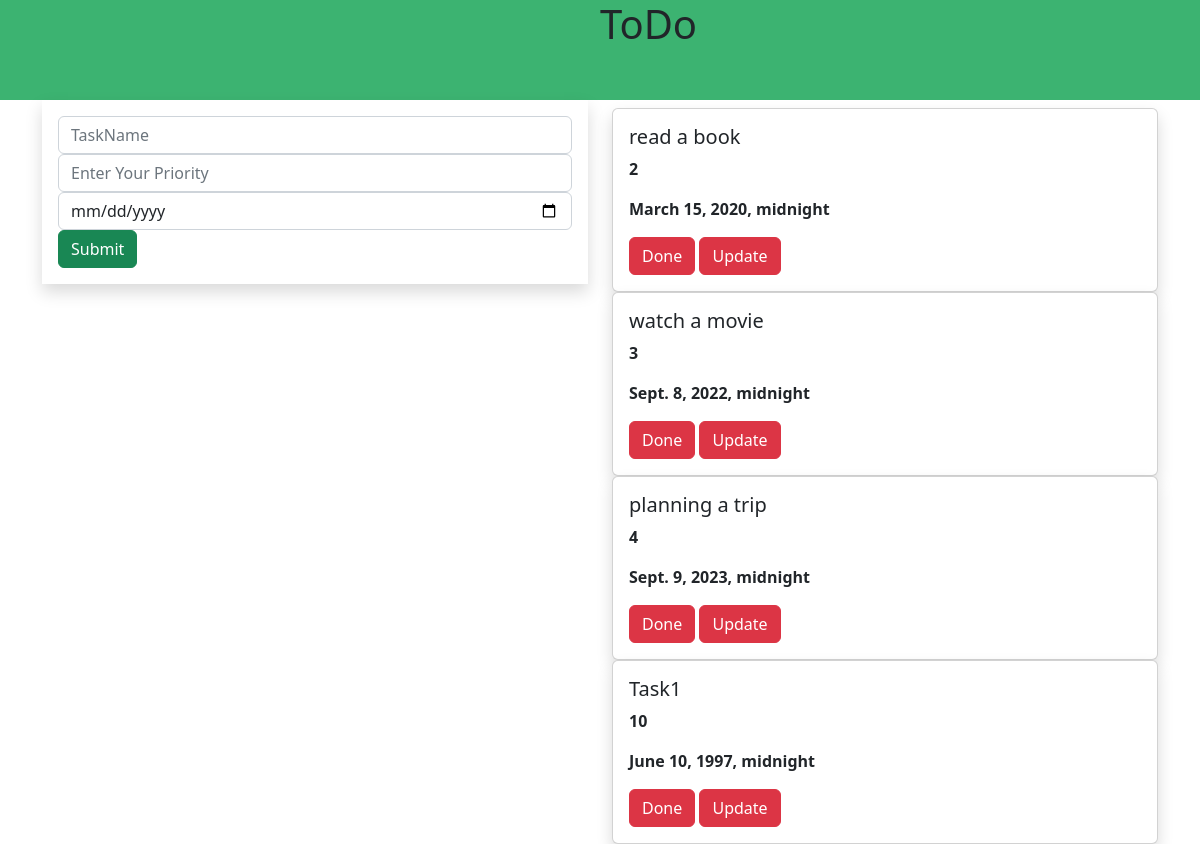
The page / on the database its author committed.
### todoapp/models.py (models this page shows, shortened)
class Task(models.Model):
    name = models.CharField(max_length=250)
    priority = models.IntegerField()
    date = models.DateTimeField()

### todoapp/views.py (the view)
# urls.py: path('', views.add, name='add'),
def add(request):
    task1 = Task.objects.all()
    if request.method == 'POST':
        name = request.POST.get('task', '')
        priority = request.POST.get('priority', '')
        date = request.POST.get('date', '')
        task = Task(name=name, priority=priority, date=date)
        task.save()
    return render(request, 'home.html', {'task1': task1})

### templates/home.html (shortened to what this page needs)
{% extends 'base.html' %}
{% block body %}
<div class="container-fluid>">
    <div class="row">
        <div class="col-md-12">
            <div class="banner">
                <div class="banner-text">
                    <h1>ToDo</h1>
                </div>
            </div>
        </div>
    </div>
</div>
<div class="container">
    <div class="row">
        <div class="col-md-6">
        <form method="POST" class="p-3 shadow">
            <div class="form-group">
                <input type="text" class="form-control" name="task" placeholder="TaskName">
            </div>
            <div class="form-group">
                <input type="text" class="form-control" name="priority" placeholder="Enter Your Priority">
            </div>
            <div class="form-group">
                <input type="date" class="form-control" name="date" placeholder="Enter Your Date">
            </div>
            <input type="Submit" class="btn btn-success">
        </form>
    </div>
        <div class="col-md-6">
            {% for i in task1 %}
            <div class="shadow card">
                <div class="card-body">
                    <h5 class="card-title">{{i.name}}</h5>
                    <p><b>{{i.priority}}</b></p>
                    <p><b>{{i.date}}</b></p>
                    <a class="btn btn-danger" href="{% url 'delete' i.id %}">Done</a>
                    <a class="btn btn-danger" href="{% url 'update' i.id %}">Update</a>
                </div>
            </div>
            {% endfor %}
        </div>
    </div>
</div>
{% endblock %}

### templates/base.html (shortened to what this page needs)
{% load static %}
<!DOCTYPE html>
<html lang="en">
<head>
     <link rel="stylesheet" href="https://cdn.jsdelivr.net/npm/bootstrap@5.2.3/dist/css/bootstrap.min.css">
     <link rel="stylesheet" href="{% static 'style.css' %}" />
</head>
<body>
{% block body %}
{% endblock %}
</body>
</html>

### static/style.css (style rules this page uses)
.banner { background-color: MediumSeaGreen; height: 100px; margin-button: 60px; }
.banner-text { top:50; left:50%; position:absolute; transform:transform; }

### rows shown on the page
Task: name "read a book", priority "2", date "March 15, 2020, midnight"
Task: name "watch a movie", priority "3", date "Sept. 8, 2022, midnight"
Task: name "planning a trip", priority "4", date "Sept. 9, 2023, midnight"
Task: name "Task1", priority "10", date "June 10, 1997, midnight"
